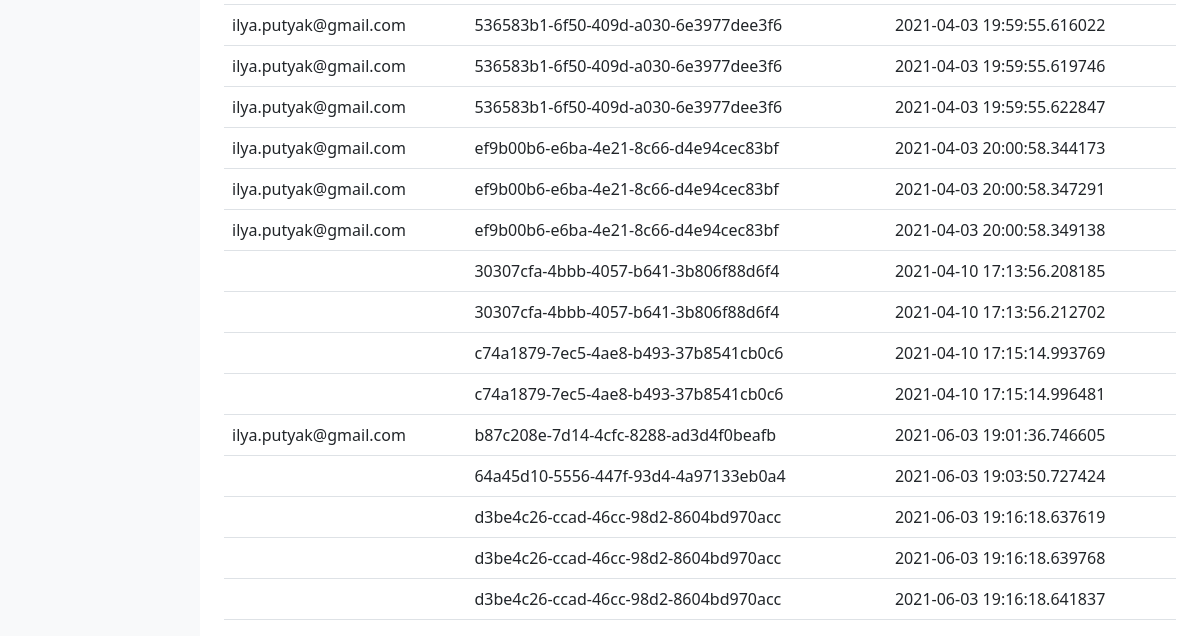
The app's page /admin/orders (signed in, lower part), older data.
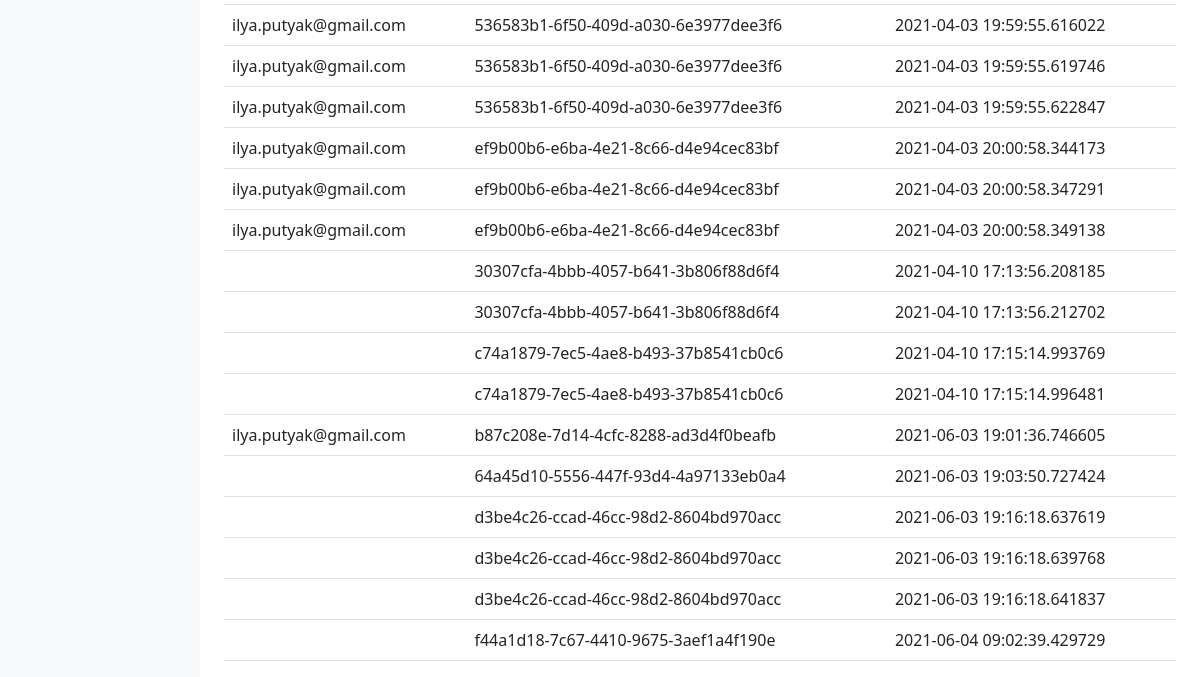
The same page, newer data.
### app.py (models this page shows)
class Purchase(db.Model):
    __tablename__ = 'purchases'
    id = db.Column(db.Integer, primary_key=True)
    customer_email = db.Column(db.String, nullable=False)
    purchase_id = db.Column(db.String, nullable=True)
    product_id = db.Column(db.String, nullable=True)
    product_name = db.Column(db.String, nullable=True)
    product_description = db.Column(db.String, nullable=True)
    price = db.Column(db.Integer, nullable=True)
    count = db.Column(db.Integer, nullable=True)
    cdate = db.Column(db.DateTime, default=datetime.datetime.utcnow)

### app.py (the view)
@app.route('/admin/orders')
def admin_orders():
    try:
        session['auth_admin']
        query_orders = Purchase.query.all()
        orders = []
        for i in query_orders:
            orders.append(dict(id=i.id, customer_email=i.customer_email, purchase_id=i.purchase_id, product_id=i.product_id, product_name=i.product_name,
                               product_description=i.product_description, price=i.price, count=i.count, cdate=i.cdate))
        sample_query = db.session.query(Purchase.purchase_id).distinct().all()
        unique_purchase_id = [i[0] for i in sample_query]
        order_data = []
        for j in orders:
            for f in unique_purchase_id:
                if f == j['purchase_id']:
                    order_data.append(dict(purchase_id=j['purchase_id'], customer_email=j['customer_email'], cdate=j['cdate']))
                else:
                    pass
        return render_template('admin_orders.html', orders=order_data)
    except:
        return render_template('admin_dashboard.html', memo='memo')

### templates/admin_orders.html (shortened to what this page needs)
<!doctype html>
<html lang="en">
<head>
    <link href="https://getbootstrap.com/docs/5.0/dist/css/bootstrap.min.css" rel="stylesheet"
>
    <link href="https://getbootstrap.com/docs/5.0/examples/dashboard/dashboard.css" rel="stylesheet">
</head>
<body>
<div class="container-fluid">
    <div class="row">
        <nav id="sidebarMenu" class="col-md-3 col-lg-2 d-md-block bg-light sidebar collapse">
        </nav>
        <main class="col-md-9 ms-sm-auto col-lg-10 px-md-4">
            <div class="table-responsive">
                <table class="table table-hover">
                    <tbody>
                    {% for i in orders %}
                    <tr data-toggle="modal" data-target="#{{ i.purchase_id }}">
                        <td>{{ i.customer_email }}</td>
                        <td>{{ i.purchase_id }}</td>
                        <td>{{ i.cdate }}</td>
                    </tr>
                    {% endfor %}
                    </tbody>
                </table>
            </div>
        </main>
    </div>
</div>
</body>
</html>

Row changes from the older to the newer data that the page shows:
added Purchase: purchase_id "f44a1d18-7c67-4410-9675-3aef1a4f190e", cdate "2021-06-04 09:02:39.429729"
